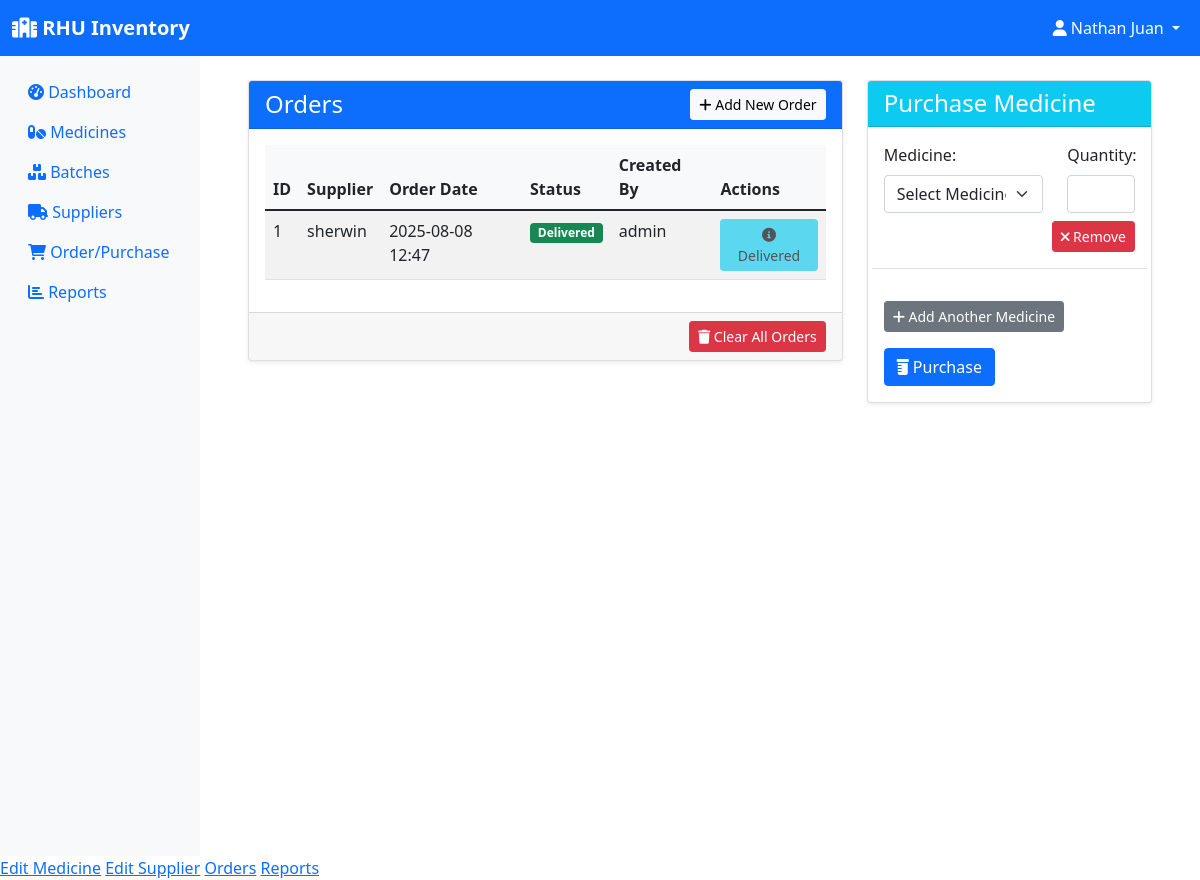
/orders (signed in), run on an earlier commit of the app's database.
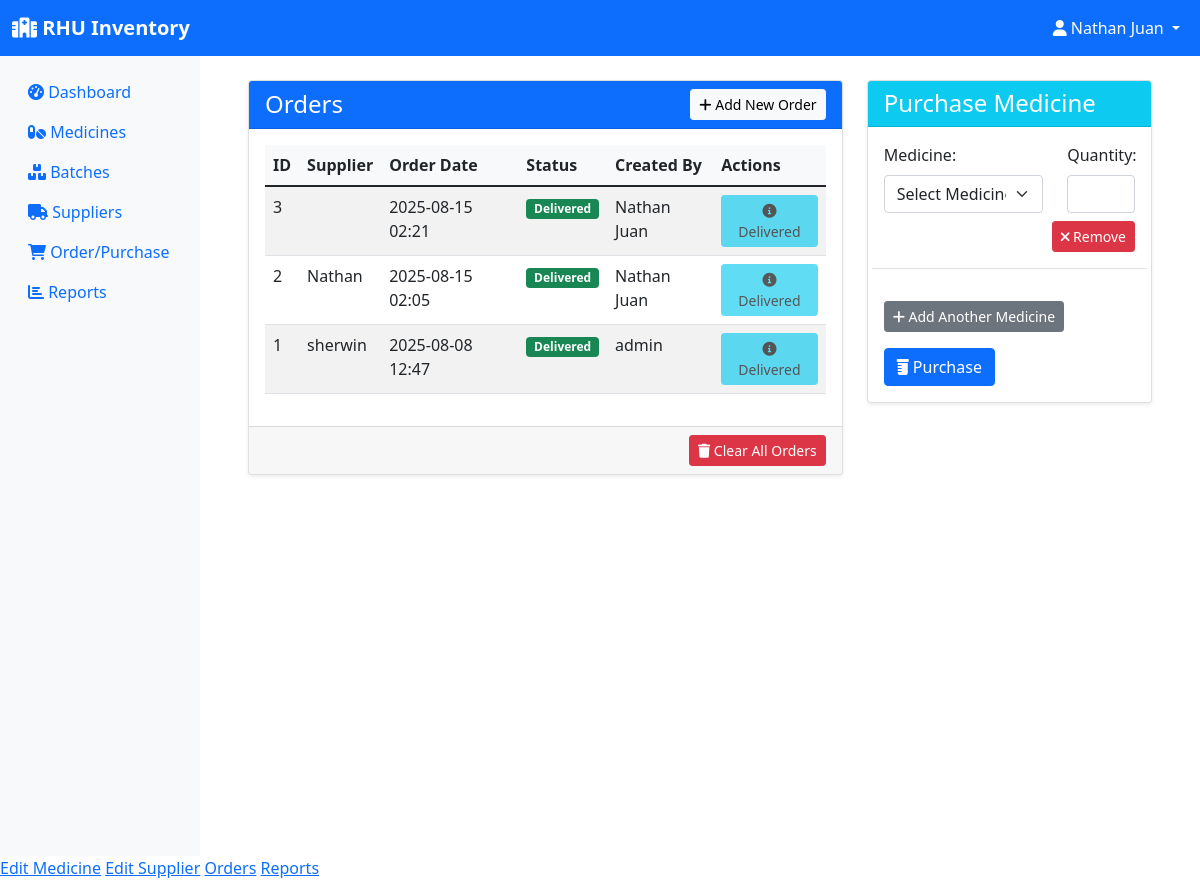
And on a later commit of the database.
### models.py (models this page shows, shortened)
class Order(db.Model):
    id = db.Column(db.Integer, primary_key=True)
    supplier_id = db.Column(db.Integer, db.ForeignKey('supplier.id'), nullable=False)
    order_date = db.Column(db.DateTime, default=datetime.utcnow)
    status = db.Column(db.String(20), default='pending')  # pending, delivered, cancelled
    created_by = db.Column(db.Integer, db.ForeignKey('user.id'), nullable=False)
    items = db.relationship('OrderItem', backref='order', lazy=True, cascade='all, delete-orphan')
    creator = db.relationship('User', backref='orders')

class Supplier(db.Model):
    id = db.Column(db.Integer, primary_key=True)
    name = db.Column(db.String(100), nullable=False)
    contact_person = db.Column(db.String(100))
    phone = db.Column(db.String(20))
    email = db.Column(db.String(120))
    address = db.Column(db.String(200))
    created_at = db.Column(db.DateTime, default=datetime.utcnow)
    medicines = db.relationship('Medicine', backref='supplier', lazy=True)
    orders = db.relationship('Order', backref='supplier', lazy=True)

class User(UserMixin, db.Model):
    id = db.Column(db.Integer, primary_key=True)
    username = db.Column(db.String(150), unique=True, nullable=False)
    password = db.Column(db.String(256), nullable=False)
    role = db.Column(db.String(20), nullable=False, default='employee')  # pharmacist, manager, assistant
    email = db.Column(db.String(120), unique=True, nullable=False)
    created_at = db.Column(db.DateTime, default=datetime.utcnow)

### app.py (the view)
@app.route('/orders')
@login_required
def orders():
    orders = Order.query.order_by(Order.order_date.desc()).all()
    medicines = db.session.query(Medicine).join(Batch).group_by(Medicine.id).having(func.sum(Batch.quantity) > 0).all()
    return render_template('orders.html', orders=orders, medicines=medicines)

### app.py (called while the page is built)
@login_manager.user_loader
def load_user(user_id):
    return User.query.get(int(user_id))

### models.py (called while the page is built)
    @property
    def total_quantity(self):
        return sum(batch.quantity for batch in self.batches)

### templates/orders.html (shortened to what the changed rows need)
{% extends "base.html" %}
{% block content %}
<div class="container-fluid mt-4">
    <div class="row">
        <div class="col-md-8">
            <div class="card shadow-sm">
                <div class="card-body">
                    <div class="table-responsive">
                        <table class="table table-hover table-striped">
                            <thead>
                                <tr>
                                    <th>ID</th>
                                    <th>Supplier</th>
                                    <th>Order Date</th>
                                    <th>Status</th>
                                    <th>Created By</th>
                                    <th>Actions</th>
                                </tr>
                            </thead>
                            <tbody>
                                {% for order in orders %}
                                <tr>
                                    <td>{{ order.id }}</td>
                                    <td>{{ order.supplier.name }}</td>
                                    <td>{{ order.order_date.strftime('%Y-%m-%d %H:%M') }}</td>
                                    <td>
                                        <span class="badge {% if order.status == 'pending' %}bg-warning{% elif order.status == 'delivered' %}bg-success{% elif order.status == 'cancelled' %}bg-danger{% else %}bg-secondary{% endif %}">
                                            {{ order.status.capitalize() }}
                                        </span>
                                    </td>
                                    <td>{{ order.creator.username }}</td>
                                    <td>
                                        {% if order.status == 'pending' %}
                                            {% if current_user.role in ['admin', 'sub-admin'] %}
                                                <form action="{{ url_for('process_order', id=order.id) }}" method="POST" style="display:inline;">
                                                    <button type="submit" class="btn btn-success btn-sm" title="Process Order">
                                                        <i class="fas fa-check-circle"></i> Process
                                                    </button>
                                                </form>
                                            {% endif %}
                                            {% if current_user.role == 'admin' %}
                                                <form action="{{ url_for('cancel_order', id=order.id) }}" method="POST" style="display:inline;" onsubmit="return confirm('Are you sure you want to cancel this order?');">
                                                    <button type="submit" class="btn btn-danger btn-sm" title="Cancel Order">
                                                        <i class="fas fa-times-circle"></i> Cancel
                                                    </button>
                                                </form>
                                            {% endif %}
                                        {% else %}
                                            <button class="btn btn-info btn-sm" disabled>
                                                <i class="fas fa-info-circle"></i> {{ order.status.capitalize() }}
                                            </button>
                                        {% endif %}
                                    </td>
                                </tr>
                                {% endfor %}
                            </tbody>
                        </table>
                    </div>
                </div>
            </div>
        </div>
    </div>
</div>
{% endblock %}

What changed in the data, as far as the page shows it:
added Order: id "3", order_date "2025-08-15 02:21", status "Delivered", creator.username "Nathan Juan"
added Order: id "2", supplier.name "Nathan", order_date "2025-08-15 02:05", status "Delivered", creator.username "Nathan Juan"
